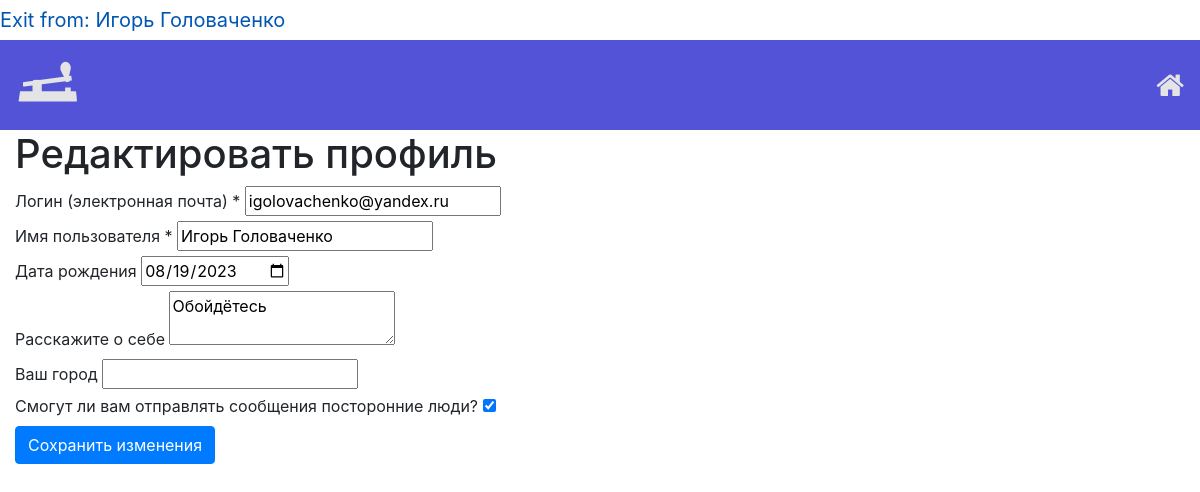
The page /edit_profile (signed in) on the database as committed earlier.
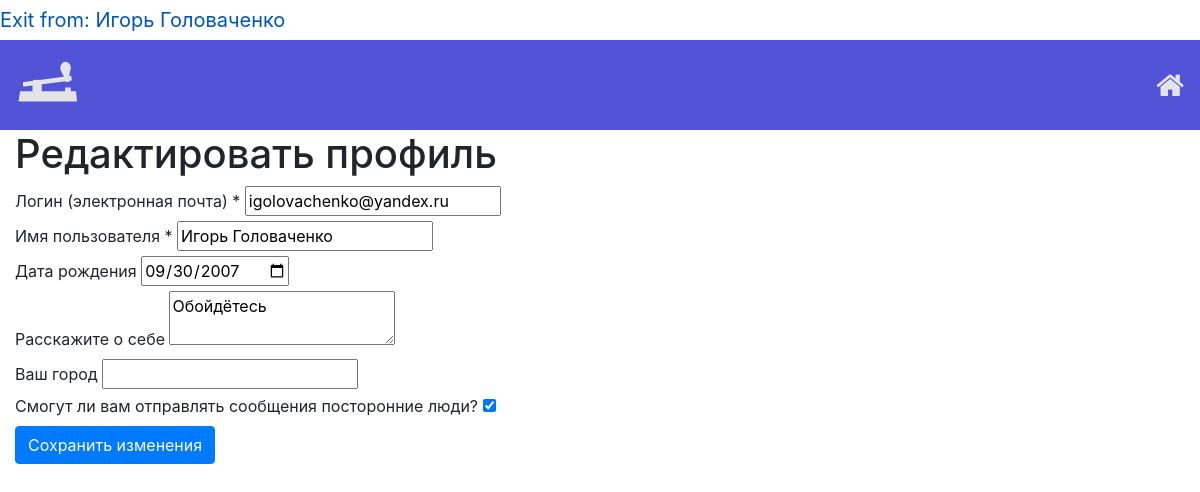
The same page on the database as committed later.
### data/users.py (models this page shows, shortened)
class User(SqlAlchemyBase, UserMixin, SerializerMixin):
    __tablename__ = 'users'
    id = sqlalchemy.Column(sqlalchemy.Integer,
                           primary_key=True, autoincrement=True)
    username = sqlalchemy.Column(sqlalchemy.String)
    bdate = sqlalchemy.Column(sqlalchemy.Date)
    descript = sqlalchemy.Column(sqlalchemy.String)
    friends = sqlalchemy.Column(sqlalchemy.String, default='')
    city = sqlalchemy.Column(sqlalchemy.String)
    email = sqlalchemy.Column(sqlalchemy.String, unique=True)
    last_online = sqlalchemy.Column(sqlalchemy.DateTime,
                                    default=datetime.datetime.now())
    free_chat = sqlalchemy.Column(sqlalchemy.Boolean)
    hashed_password = sqlalchemy.Column(sqlalchemy.String, nullable=True)

### server.py (the view, shortened to what this page needs)
@app.route('/edit_profile', methods=['GET', 'POST'])
def edit_profile():
    if not current_user.is_authenticated:
        redirect('/login')
    db_sess = db_session.create_session()
    current_user.last_online = datetime.datetime.now()
    db_sess.merge(current_user)
    db_sess.commit()
    form = EditProfileForm()
    if request.method == 'GET':
        form.username.data = current_user.username
        form.bdate.data = current_user.bdate
        form.descript.data = current_user.descript
        form.city.data = current_user.city
        form.email.data = current_user.email
        form.free_chat.data = current_user.free_chat
    return render_template('edit_profile.html', os_name=platform.system(), title=f'Редактировать профиль', form=form);

### data/edit_profile_form.py
class EditProfileForm(FlaskForm):
    email = EmailField('Логин (электронная почта) *', validators=[DataRequired()])
    username = StringField('Имя пользователя *', validators=[DataRequired()])
    bdate = DateField('Дата рождения')
    descript = TextAreaField('Расскажите о себе')
    city = StringField('Ваш город')
    free_chat = BooleanField('Смогут ли вам отправлять сообщения посторонние люди?')
    submit = SubmitField('Сохранить изменения')

### data/db_session.py (called while the page is built)
def create_session() -> Session:
    global __factory
    return __factory()

### server.py (called while the page is built)
@login_manager.user_loader
def load_user(user_id):
    db_sess = db_session.create_session()
    return db_sess.query(User).get(user_id)

### templates/edit_profile.html (shortened to what this page needs)
{% extends "base.html" %}
{% block content %}
<h1>{{title}}</h1>
<form action="" method="post">
    {% for field in form if field.name != 'csrf_token' and field.name != 'submit' %}
    <div>
        {{ field.label() }}
        {{ field() }}
    </div>
    {% endfor %}
    <p>{{ form.submit(type="submit", class="btn btn-primary") }}</p>
</form>
{% endblock %}

### templates/base.html (shortened to what this page needs)
<!doctype html>
<html lang="en">
<head>
    <link rel="stylesheet"
          href="https://stackpath.bootstrapcdn.com/bootstrap/4.4.1/css/bootstrap.min.css"
>
    <link rel="stylesheet" href="https://maxcdn.bootstrapcdn.com/font-awesome/4.5.0/css/font-awesome.min.css">
</head>
<body>
    <nav>
        {% if current_user.is_authenticated %}
        <a class="navbar-brand" href="/logout">Exit from: {{ current_user.username }}</a>
        {% else %}
        <p>
            <a class="btn btn-primary " href="/register">Зарегистрироваться</a>
            <a class="btn btn-success" href="/login">Войти</a>
        </p>
        {% endif %}
    </nav>
    <header>
        <nav class="navbar navbar-light mainbar">
            {% if os_name == "Windows" %}
            <a class="navbar-brand" style="font-size: 30px; color: #e4e4e4; font-weight: bold;" href="#"><img src="{{url_for('static', filename='images/t2.png')}}" height="64" width="64">  Telegraph</a>
            <a style="font-size: 30px; color: #e4e4e4; font-weight: bold;" href="/"><i class="fa fa-home" aria-hidden="true"> Home</i></a>
            <a class="navbar-brand" style="font-size: 18px; color: #e4e4e4; font-weight: bold;" href="#">Азбука Морзе эволюционировала</a>
            {% else %}
            <a class="navbar-brand" style="font-size: 30px; color: #e4e4e4; font-weight: bold;" href="#"><img src="{{url_for('static', filename='images/t2.png')}}" height="64" width="64"></a>
            <a style="font-size: 30px; color: #e4e4e4; font-weight: bold;" href="/"><i class="fa fa-home" aria-hidden="true"></i></a>
            {% endif %}
        </nav>
    </header>
    <main role="main" class="container" style="margin-left: 0px; margin-right: 0px;">
        {% block content %}{% endblock %}
    </main>
</body>
</html>

Rows that differ between the two databases and show on the page:
changed User "Игорь Головаченко": bdate "08/19/2023" → "09/30/2007"
